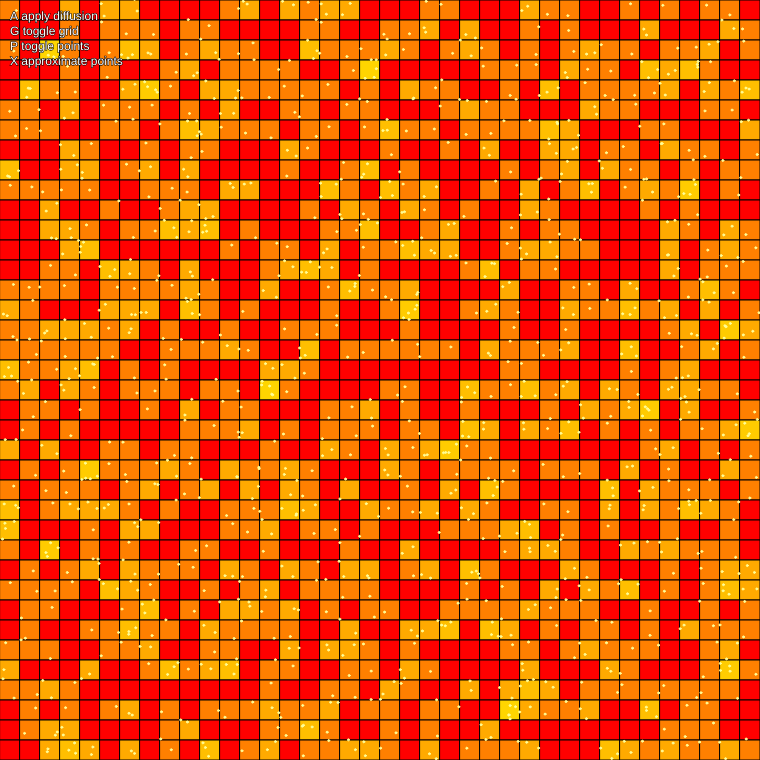
Frame 1 (no input)
Frame 60 (no input): identical to frame 1, image omitted
Frame 120 (the mouse pressed at the canvas centre since frame 60): identical to frame 1, image omitted

The p5.js sketch that drew this single still picture (run headless with seeded random() and noise() and a simulated clock; from frame 60 on, the mouse is pressed at the canvas centre):

// p5.js sketch
// ── sketch.js
/*
Smooth a point cloud approximating the points in a smart way.
Anisotropic Diffusion for smoothing 
Gradient Ascent for approximating

In order to remove noise, remove the points that are isolated.

https://en.wikipedia.org/wiki/Anisotropic_diffusion
https://en.wikipedia.org/wiki/Gradient_descent

Usage:
  1- First, press A for smooth grid
  2- Then, press X for approximating points

Dev: MorcilloSanz
Email: amorcillosanz@gmail.com
GitHub: https://github.com/MorcilloSanz
*/

// Point cloud
function Point(x, y) {
  this.x = x;
  this.y = y;
}

function generatePointCloud(n) {
  points = [];
  for(let i = 0; i < n; i ++) {
    let x = Math.random() * width;
    let y = Math.random() * height;
    points.push(new Point(x, y));
  }
  return points;
}

function drawPointCloud(pointCloud) {
  fill(255, 255, 150);
  stroke(255, 255, 150);
  for(let i = 0; i < pointCloud.length; i ++) {
    let currentPoint = pointCloud[i];
    ellipse(currentPoint.x - 1, currentPoint.y - 1, 2, 2);
  }
}

// Diffusion
function Square(x, y, squareSize, pointIndices) {
  this.x = x;
  this.y = y;
  this.squareSize = squareSize;
  this.temperature = pointIndices.length;
  this.pointIndices = pointIndices;
  
  this.draw = function() {
    const lambda = 1;
    fill(lambda * 255, lambda * (255 - 255 / (this.temperature + 1)), 0);
    rect(this.x, this.y, this.squareSize, this.squareSize);
  }
}

function Grid(squareSize, pointCloud) {
  this.squareSize = squareSize;
  this.pointCloud = pointCloud;
  this.squares = [];
  
  for(let j = 0; j < height / this.squareSize; j ++) {
    for(let i = 0; i < width / this.squareSize; i ++) {
      let x = 0 + (i * this.squareSize);
      let y = 0 + (j * this.squareSize);
      let pointIndices = [];
      
      for(let k = 0; k < pointCloud.length; k ++) {
        let currentPoint = pointCloud[k];
        if(currentPoint.x >= x && currentPoint.x <= x + this.squareSize &&
          currentPoint.y >= y && currentPoint.y <= y + this.squareSize) {
          pointIndices.push(k);
        }
      }
      
      let square = new Square(x, y, this.squareSize, pointIndices);
      this.squares.push(square);
    }
  }
  
  this.draw = function() {
    stroke(0);
    for(let i = 0; i < this.squares.length; i ++)
      this.squares[i].draw();
  }
}

function anisotropicDiffusion(grid, lambda, k, iterations) {
  if(iterations <= 0)
    return;

  let w = width / grid.squareSize;
  let h = height / grid.squareSize;
  
  for(let i = 0; i < w; i ++) {
    for(let j = 0; j < h; j ++) {
      let currentSquare = grid.squares[i + j * w];
      
      let NI = 0, SI = 0, EI = 0, WI = 0;
      let ignoreN = false, ignoreS = false, ignoreE = false, ignoreW = false;
      
      if(i == 0)            ignoreW = true;
      else if(i >= w - 1)   ignoreE = true;
      if(j == 0)            ignoreN = true;
      else if(j >= h - 1)   ignoreS = true;

      if(!ignoreN) NI = grid.squares[i + (j - 1) * w].temperature - currentSquare.temperature;
      if(!ignoreS) SI = grid.squares[i + (j + 1) * w].temperature - currentSquare.temperature;
      if(!ignoreE) EI = grid.squares[(i + 1) + j * w].temperature - currentSquare.temperature;
      if(!ignoreW) WI = grid.squares[(i - 1) + j * w].temperature - currentSquare.temperature;
      
      let cN = exp( -pow(abs(NI) / k, 2) );
      let cS = exp( -pow(abs(SI) / k, 2) );
      let cE = exp( -pow(abs(EI) / k, 2) );
      let cW = exp( -pow(abs(WI) / k, 2) );
      
      let temperature = currentSquare.temperature + lambda * (cN * NI + cS * SI + cE * EI + cW * WI);
      currentSquare.temperature = temperature;
    }
  }
  
  anisotropicDiffusion(grid, lambda, k, iterations - 1);
}

function approximatePoints(grid, stepSize, iterations) {
  if(iterations <= 0)
    return;

  let w = width / grid.squareSize;
  let h = height / grid.squareSize;

  for(let i = 0; i < w; i ++) {
    for(let j = 0; j < h; j ++) {
      let currentSquare = grid.squares[i + j * w];

      // Finite differences gradient
      let E = 0, W = 0, S = 0, N = 0;
      let ignoreN = false, ignoreS = false, ignoreE = false, ignoreW = false;

      if(i == 0)            ignoreW = true;
      else if(i >= w - 1)   ignoreE = true;
      if(j == 0)            ignoreN = true;
      else if(j >= h - 1)   ignoreS = true;

      let dx = 1, dy = 1;
      if(!ignoreN) N = grid.squares[i + (j - dy) * w].temperature;
      if(!ignoreS) S = grid.squares[i + (j + dy) * w].temperature;
      if(!ignoreE) E = grid.squares[(i + dx) + j * w].temperature;
      if(!ignoreW) W = grid.squares[(i - dx) + j * w].temperature;

      let gradient = [
        (E - W) / (2 * dx), 
        (S - N) / (2 * dy)
      ];

      // Gradient Ascent
      for(let k = 0; k < currentSquare.pointIndices.length; k ++) {

        // Apply gradient Ascent
        let currentPoint = grid.pointCloud[currentSquare.pointIndices[k]];
        currentPoint.x += stepSize * gradient[0];
        currentPoint.y += stepSize * gradient[1];

        // If the point is in a new square, update grid
        let desiredX = Math.floor((currentPoint.x - 0) / grid.squareSize) - 1;
        let desiredY = Math.floor((currentPoint.y - 0) / grid.squareSize) - 1;
        
        // Calculate the corresponding square of the new point coordinates
        let pos = desiredX + desiredY * w;
        if (pos < 0) pos = 0;
        else if(pos >= grid.squares.length) pos = grid.squares.length - 1;
        let nextSquare = grid.squares[pos];
        
        if(currentPoint.x >= nextSquare.x && currentPoint.x <= nextSquare.x + grid.squareSize &&
            currentPoint.y >= nextSquare.y && currentPoint.y <= nextSquare.y + grid.squareSize && 
            nextSquare != currentSquare) {
            // Move indices from squares
            nextSquare.pointIndices.push(currentSquare.pointIndices[k]);
            currentSquare.pointIndices.splice(k, 1);
          }

      }
    }
  }
  approximatePoints(grid, stepSize, iterations - 1);
}

// Program
const w = 760;
const h = 760;

const maxPoints = 1200;
let pointCloud = [];
let drawPoints = true;

const squareSize = 20;
let grid = null;
let drawGrid = true;

const lambda = 0.01;
const k = 6;  // More variation when K is in [1, 6]
let iterations = 40;

const stepSize = 1;
const approximationIterations = 5;

function setup() {
  createCanvas(w, h);
  pointCloud = generatePointCloud(maxPoints);
  grid = new Grid(squareSize, pointCloud);
}

function draw() {
  background(100);
  if(grid != null && drawGrid) grid.draw();
  if(drawPoints) drawPointCloud(pointCloud);
  
  stroke(0);
  fill(255);
  text("A apply diffusion\nG toggle grid\nP toggle points\nX approximate points", 10, 20);
}

function keyPressed() {
  if(key == "a") {
    console.log("Applying diffusion");
    anisotropicDiffusion(grid, lambda, k, iterations);
  }     
  else if(key == "g") drawGrid = !drawGrid;
  else if(key == "p") drawPoints = !drawPoints;
  else if(key == "x") {
    console.log("Approximating");
    approximatePoints(grid, stepSize, approximationIterations);
  }
}
